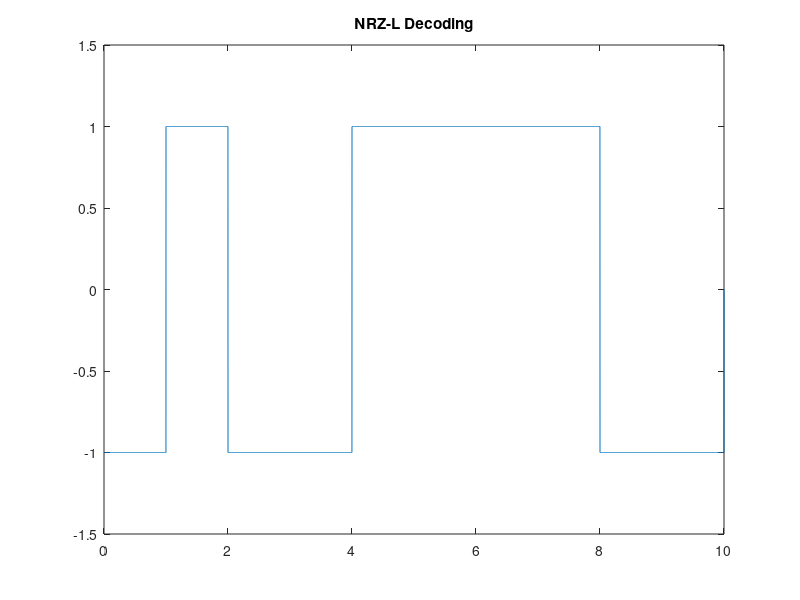

The MATLAB script that drew this image:
clc;
clear;
close all;
bits= randi([0,1],1,10);
bitrate = 1;
n = 1000;
T = length(bits)/bitrate;
N = n*length(bits);
dt = T/N;
t = 0:dt:T;
x = zeros(1,length(t));
for i=1:length(bits)
if bits(i)==1
x((i-1)*n+1:i*n) = 1;
else x((i-1)*n+1:i*n) = -1;
end
end
plot(t, x);
title("NRZ-L Decoding")
axis([0 10 -1.5 1.5])
counter = 0;
for i = 1:length(t)
if t(i)>counter
counter = counter + 1;
if x(i)>0
result(counter) = x(i);
else result(counter) = 0;
end
end
end
disp('NRZ-L Decoding:');
disp(result);
